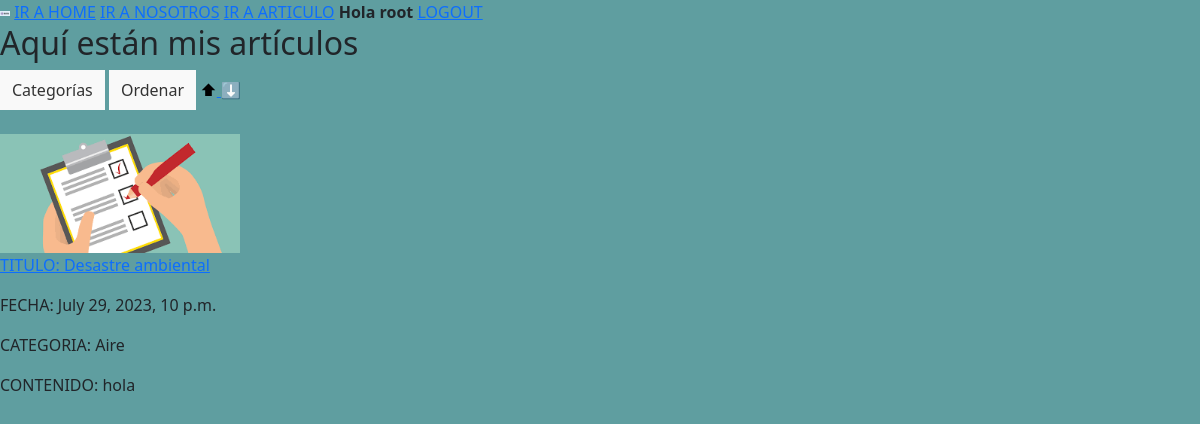
Screenshot of /articulo/ (signed in) with the database file from the repository.
### apps/usuarios/models.py (models this page shows, shortened)
class Usuario(AbstractUser):
    imagen = models.ImageField(upload_to='usuarios', default='default-user.png')
    USUARIO_COLABORADOR = 'Colaborador'
    USUARIO_VISITANTE = 'Visitante'
    USUARIO_MIEMBRO = 'Miembro'
    USUARIO_SUPER = 'Superusuario'
    TIPOS_DE_USUARIO = [
        (USUARIO_COLABORADOR, 'Colaborador'), #is_superuser=False, is_staff=True
        (USUARIO_VISITANTE, 'Visitante'), #no es nada / no aparece en la base de datos
        (USUARIO_MIEMBRO, 'Miembro'), #is_superuser=False, is_staff=False
        (USUARIO_SUPER, 'Superusuario'), #is_superuser=True, is_staff=True
    ]
    tipo_usuario = models.CharField(max_length=20, choices=TIPOS_DE_USUARIO, default=USUARIO_MIEMBRO)

### apps/articulo/models.py (models this page shows, shortened)
class Articulo(models.Model):
    titulo = models.CharField(max_length=200)
    resumen = models.CharField(max_length=2000)
    contenido = models.TextField()
    fecha_publicacion = models.DateTimeField(auto_now_add=True)
    imagen = models.ImageField(upload_to= 'articulo')
    categoria_articulo = models.ForeignKey(Categoria, on_delete= models.CASCADE)
    author = models.ForeignKey(Usuario, on_delete=models.CASCADE) # default=Usuario.objects.get(is_superuser=True).pk)

class Categoria(models.Model):
    nombre = models.CharField(max_length= 200)
    def __str__(self):
        return self.nombre

### apps/articulo/views.py (the view)
# urls.py: path('', views.ListarArticulos, name='listar'),
def ListarArticulos(request):
    articulo = Articulo.objects.all()
    categoria = request.GET.get('categoria')
    if categoria:
        articulo = articulo.filter(categoria_articulo=categoria)
    antiguedad_desc = request.GET.get('antiguedad_desc')
    if antiguedad_desc:
        articulo = articulo.order_by('-fecha_publicacion')
    antiguedad_asc = request.GET.get('antiguedad_asc')
    if antiguedad_asc:
        articulo = articulo.order_by('fecha_publicacion')
    orden_asc = request.GET.get('orden_asc')
    if orden_asc:
        articulo = articulo.order_by('titulo')
    orden_desc = request.GET.get('orden_desc')
    if orden_desc:
        articulo = articulo.order_by('-titulo')
    context = {
        'articulo': articulo,
        'categorias': Categoria.objects.all(),
    }
    return render(request, 'articulo/listar.html', context)

### templates/articulo/listar.html (shortened to what this page needs)
{% extends 'base.html' %}
{% load static %}
{% block contenido %}
    <h2>Aquí están mis artículos</h2>
    <div class="submenu">
        <div class="dropdown">
            <button class="dropdown-btn">Categorías</button>
        </div>
        <div class="dropdown">
            <button class="dropdown-btn">Ordenar</button>
        </div>
        <a href="?antiguedad_asc=1">
            <button class="arrow-btn">&#11014;</button>
          </a>
          <a href="?antiguedad_desc=1">
            <button class="arrow-btn">&#11015;</button>
          </a>
    </div>
    <br>
    {% if articulo %}
        {% for art in articulo %}
            <img src="{{ art.imagen.url }}" width="20%">
            <p><a href="{% url 'articulo:detalle' art.pk %}">TITULO: {{ art.titulo }}</a></p>
            <p>FECHA: {{ art.fecha_publicacion }}</p>
            <p>CATEGORIA: {{ art.categoria_articulo }}</p>
            <p>CONTENIDO: {{ art.contenido }}</p>
        {% endfor %}
    {% else %}
        <h2>No hay articulos</h2>
    {% endif %}
{% endblock contenido %}

### templates/base.html (shortened to what this page needs)
{% load static %}
<!DOCTYPE html>
<html lang="en">
<head>
    <link rel="stylesheet" type="text/css" href="{% static 'css/main.css' %}">
    <link href="https://cdn.jsdelivr.net/npm/bootstrap@5.3.0/dist/css/bootstrap.min.css" rel="stylesheet">
</head>
<body class="contenedor">
    <div>
        <img src="{% static 'img/logo.jpg' %}" width="10">
        <a href="{% url 'home' %}">IR A HOME</a>
        <a href="{% url 'nosotros' %}">IR A NOSOTROS</a>
        <a href="{% url 'articulo:listar' %}">IR A ARTICULO</a>
        {% if user.is_authenticated %}
            <strong>Hola {{ user.username }}</strong>
            <a href="{% url 'logout' %}">LOGOUT</a>
        {% else %}
            <a href="{% url 'login' %}">LOGIN</a>
            <a href="{% url 'registro' %}">REGISTRO</a>
            {% endif %}
       </div>
    {% block contenido %}
    {% endblock contenido %}
</body>
</html>

### static/css/main.css (style rules this page uses)
.contenedor { background-color:cadetblue; }
.dropdown { position: relative; display: inline-block; }
.dropdown-btn { background-color: #f9f9f9; color: #333; padding: 8px 12px; border: none; cursor: pointer; }
.arrow-btn { background: none; border: none; padding: 0; cursor: pointer; font-size: 16px; }

### rows the page displays
Usuario: username "root"
Articulo: imagen (picture), titulo "Desastre ambiental", fecha_publicacion "July 29, 2023, 10 p.m.", categoria_articulo "Aire", contenido "hola"
